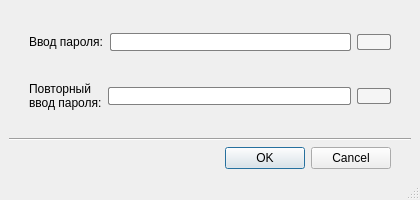
<?xml version="1.0" encoding="UTF-8"?>
<ui version="4.0">
 <class>PasswordCheckerApp</class>
 <widget class="QMainWindow" name="PasswordCheckerApp">
  <property name="geometry">
   <rect>
    <x>0</x>
    <y>0</y>
    <width>420</width>
    <height>200</height>
   </rect>
  </property>
  <property name="minimumSize">
   <size>
    <width>420</width>
    <height>200</height>
   </size>
  </property>
  <property name="maximumSize">
   <size>
    <width>420</width>
    <height>200</height>
   </size>
  </property>
  <property name="windowTitle">
   <string>Мастер-пароль</string>
  </property>
  <property name="windowIcon">
   <iconset>
    <normaloff>../icons/logo.png</normaloff>../icons/logo.png</iconset>
  </property>
  <widget class="QWidget" name="centralwidget">
   <layout class="QVBoxLayout" name="verticalLayout">
    <item>
     <spacer name="verticalSpacer">
      <property name="orientation">
       <enum>Qt::Vertical</enum>
      </property>
      <property name="sizeHint" stdset="0">
       <size>
        <width>20</width>
        <height>40</height>
       </size>
      </property>
     </spacer>
    </item>
    <item>
     <spacer name="verticalSpacer_7">
      <property name="orientation">
       <enum>Qt::Vertical</enum>
      </property>
      <property name="sizeHint" stdset="0">
       <size>
        <width>20</width>
        <height>40</height>
       </size>
      </property>
     </spacer>
    </item>
    <item>
     <layout class="QVBoxLayout" name="verticalLayout_3">
      <item>
       <spacer name="verticalSpacer_11">
        <property name="orientation">
         <enum>Qt::Vertical</enum>
        </property>
        <property name="sizeHint" stdset="0">
         <size>
          <width>20</width>
          <height>40</height>
         </size>
        </property>
       </spacer>
      </item>
      <item>
       <layout class="QHBoxLayout" name="horizontalLayout_3">
        <item>
         <spacer name="verticalSpacer_9">
          <property name="orientation">
           <enum>Qt::Vertical</enum>
          </property>
          <property name="sizeHint" stdset="0">
           <size>
            <width>20</width>
            <height>40</height>
           </size>
          </property>
         </spacer>
        </item>
        <item>
         <widget class="QLabel" name="password_label_2">
          <property name="text">
           <string>Ввод пароля:</string>
          </property>
         </widget>
        </item>
        <item>
         <widget class="QLineEdit" name="passwordEdit">
          <property name="minimumSize">
           <size>
            <width>200</width>
            <height>0</height>
           </size>
          </property>
          <property name="styleSheet">
           <string notr="true">border : 1px solid gray; border-radius : 2px; padding-left: 5px;</string>
          </property>
         </widget>
        </item>
        <item>
         <widget class="QPushButton" name="showPasswordButton">
          <property name="styleSheet">
           <string notr="true">QPushButton {
            border : 1px solid gray; border-radius : 2px;
			background-color: rgb(245, 245, 245);
        }
        QPushButton:hover {
            background-color: rgb(250, 250, 250);
        }
</string>
          </property>
          <property name="text">
           <string/>
          </property>
          <property name="icon">
           <iconset>
            <normaloff>../icons/closed_eye.png</normaloff>../icons/closed_eye.png</iconset>
          </property>
         </widget>
        </item>
        <item>
         <spacer name="verticalSpacer_10">
          <property name="orientation">
           <enum>Qt::Vertical</enum>
          </property>
          <property name="sizeHint" stdset="0">
           <size>
            <width>20</width>
            <height>40</height>
           </size>
          </property>
         </spacer>
        </item>
       </layout>
      </item>
      <item>
       <spacer name="verticalSpacer_8">
        <property name="orientation">
         <enum>Qt::Vertical</enum>
        </property>
        <property name="sizeHint" stdset="0">
         <size>
          <width>20</width>
          <height>40</height>
         </size>
        </property>
       </spacer>
      </item>
      <item>
       <layout class="QHBoxLayout" name="horizontalLayout_2">
        <item>
         <spacer name="verticalSpacer_6">
          <property name="orientation">
           <enum>Qt::Vertical</enum>
          </property>
          <property name="sizeHint" stdset="0">
           <size>
            <width>20</width>
            <height>40</height>
           </size>
          </property>
         </spacer>
        </item>
        <item>
         <widget class="QLabel" name="password_label">
          <property name="text">
           <string>Повторный
ввод пароля:</string>
          </property>
         </widget>
        </item>
        <item>
         <widget class="QLineEdit" name="submitPasswordEdit">
          <property name="minimumSize">
           <size>
            <width>200</width>
            <height>0</height>
           </size>
          </property>
          <property name="styleSheet">
           <string notr="true">border : 1px solid gray; border-radius : 2px; padding-left: 5px;</string>
          </property>
         </widget>
        </item>
        <item>
         <widget class="QPushButton" name="showSubmitPasswordButton">
          <property name="styleSheet">
           <string notr="true">QPushButton {
            border : 1px solid gray; border-radius : 2px;
			background-color: rgb(245, 245, 245);
        }
        QPushButton:hover {
            background-color: rgb(250, 250, 250);
        }
</string>
          </property>
          <property name="text">
           <string/>
          </property>
          <property name="icon">
           <iconset>
            <normaloff>../icons/closed_eye.png</normaloff>../icons/closed_eye.png</iconset>
          </property>
         </widget>
        </item>
        <item>
         <spacer name="verticalSpacer_5">
          <property name="orientation">
           <enum>Qt::Vertical</enum>
          </property>
          <property name="sizeHint" stdset="0">
           <size>
            <width>20</width>
            <height>40</height>
           </size>
          </property>
         </spacer>
        </item>
       </layout>
      </item>
      <item>
       <spacer name="verticalSpacer_3">
        <property name="orientation">
         <enum>Qt::Vertical</enum>
        </property>
        <property name="sizeHint" stdset="0">
         <size>
          <width>20</width>
          <height>40</height>
         </size>
        </property>
       </spacer>
      </item>
      <item>
       <widget class="Line" name="line">
        <property name="orientation">
         <enum>Qt::Horizontal</enum>
        </property>
       </widget>
      </item>
      <item>
       <layout class="QHBoxLayout" name="horizontalLayout">
        <item>
         <spacer name="horizontalSpacer">
          <property name="orientation">
           <enum>Qt::Horizontal</enum>
          </property>
          <property name="sizeHint" stdset="0">
           <size>
            <width>40</width>
            <height>20</height>
           </size>
          </property>
         </spacer>
        </item>
        <item>
         <widget class="QDialogButtonBox" name="buttonBox">
          <property name="locale">
           <locale language="Russian" country="Russia"/>
          </property>
          <property name="standardButtons">
           <set>QDialogButtonBox::Cancel|QDialogButtonBox::Ok</set>
          </property>
         </widget>
        </item>
        <item>
         <spacer name="verticalSpacer_2">
          <property name="orientation">
           <enum>Qt::Vertical</enum>
          </property>
          <property name="sizeHint" stdset="0">
           <size>
            <width>20</width>
            <height>40</height>
           </size>
          </property>
         </spacer>
        </item>
       </layout>
      </item>
     </layout>
    </item>
    <item>
     <spacer name="verticalSpacer_4">
      <property name="orientation">
       <enum>Qt::Vertical</enum>
      </property>
      <property name="sizeHint" stdset="0">
       <size>
        <width>20</width>
        <height>40</height>
       </size>
      </property>
     </spacer>
    </item>
   </layout>
  </widget>
  <widget class="QStatusBar" name="statusBar"/>
 </widget>
 <resources/>
 <connections/>
</ui>
